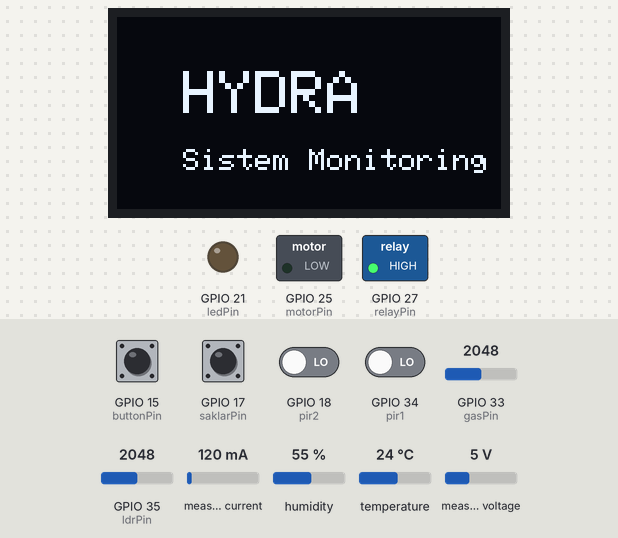
Recording of a sketch running on a simulated ESP32. Parts: 128×64 one-colour display, switched loads named in the sketch (green lamp = pin HIGH), output pins drawn as LEDs (lit = HIGH). The inputs (shaded band) are chosen by the test bench; at power-on: GPIO 15 (buttonPin), GPIO 17 (saklarPin) HIGH, GPIO 18 (pir2), GPIO 34 (pir1) LOW, measured current 120 mA, measured voltage 5 V, GPIO 33 (gasPin) = 2048, GPIO 35 (ldrPin) = 2048, humidity 55 %, temperature 24 °C. WiFi joins after 1.5 s; servers stay silent unless stated; random numbers use the default seed unless the sketch sets one; no MQTT or app messages arrive unless stated; what the sketch prints to the serial monitor is not drawn.

Above: at 2.7 s.
2.8 s: measured current set to 1500 mA
At 6.0 s:
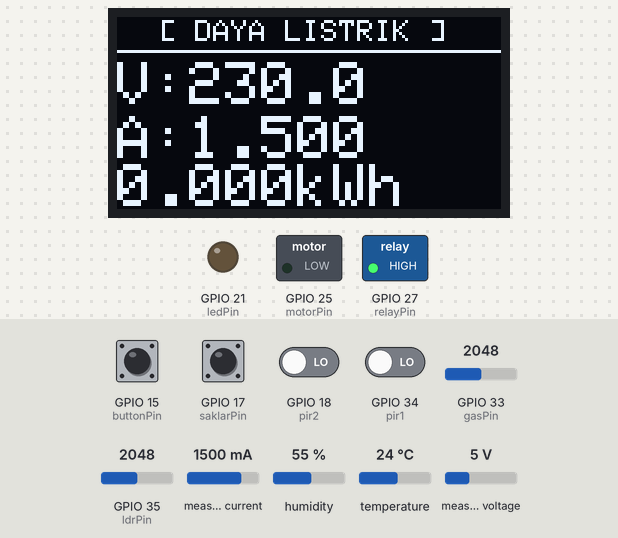
9.0 s: measured current set to 40 mA
At 10.9 s:
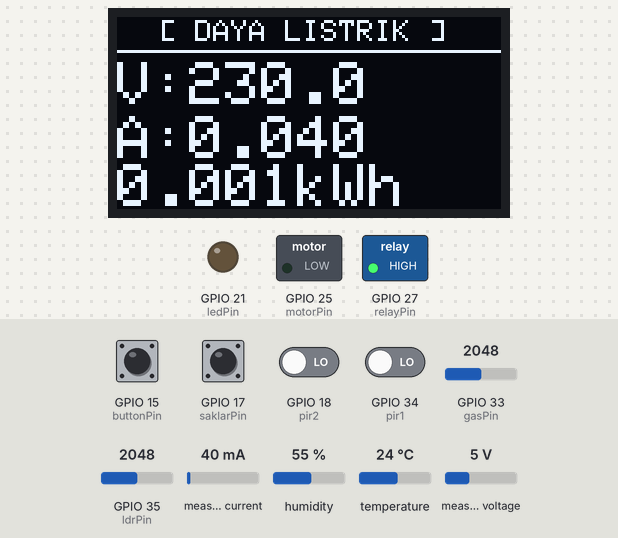
11.2 s: measured voltage set to 0.3 V
At 13.2 s:
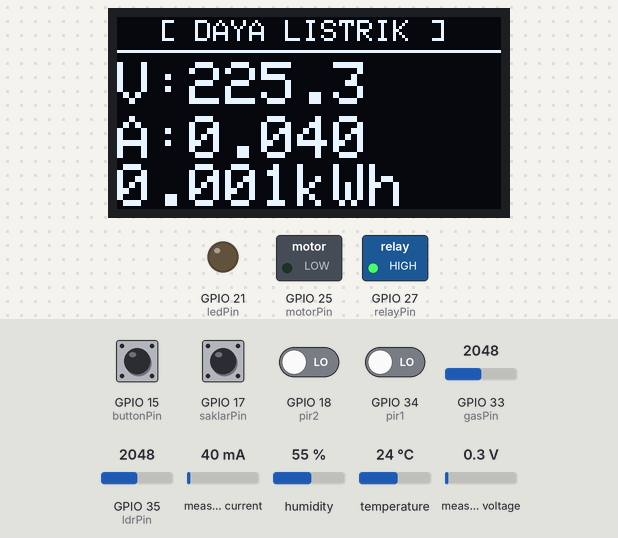
19.8 s: measured voltage set to 3.8 V
At 20.8 s:
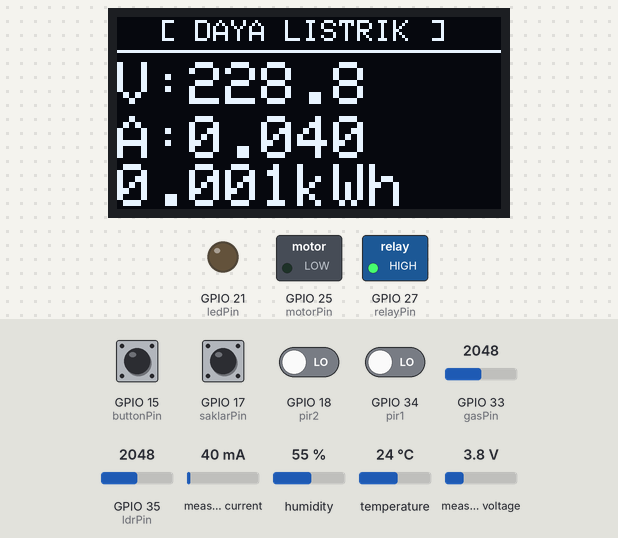
Timing chart, 0 to 22.5 s (numbered marks = the images above; inputs shaded):
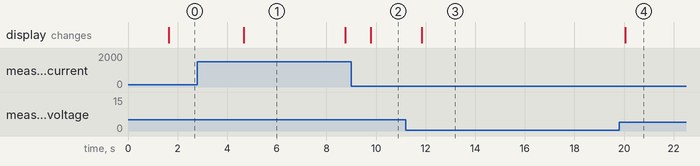

The sketch:

esp32_utama_final.ino
```cpp
#include <WiFi.h>
#include <PubSubClient.h>
#include <DHT.h>
#include <esp_task_wdt.h>
#include <ArduinoJson.h>
#include <PZEM004Tv30.h>
#include <Wire.h>
#include <Adafruit_GFX.h>
#include <Adafruit_SSD1306.h>

// =============================================
// Konfig Wifi dan MQTT
// =============================================
const char* SSID          = "your-ssid"; //sesuaikan nama wifi yang dipakai
const char* WIFI_PASSWORD = "your-passwd"; //sesuaikan password wifi yang dipakai
const char* MQTT_BROKER   = "broker.hivemq.com";
const int   MQTT_PORT     = 1883;

const char* TOPIC_SENSOR    = "tekra2026/RESikoDitanggungPanitia/esp32/sensor";
const char* TOPIC_CMD_LAMPU = "tekra2026/RESikoDitanggungPanitia/esp32/cmd/lampu";
const char* TOPIC_CMD_MOTOR = "tekra2026/RESikoDitanggungPanitia/esp32/cmd/motor";
const char* TOPIC_CMD_SERVO = "tekra2026/RESikoDitanggungPanitia/esp32/cmd/servo";

// =============================================
// Pinout
// =============================================
#define DHTPIN     32
#define DHTTYPE    DHT11
#define PZEM_RX    16
#define PZEM_TX    4
#define OLED_SDA   23
#define OLED_SCL   22
#define OLED_W     128
#define OLED_H     64

const int pir1      = 34;
const int pir2      = 18;
const int ledPin    = 21;
const int gasPin    = 33;
const int ldrPin    = 35;
const int relayPin  = 27;
const int motorPin  = 25;
const int buttonPin = 15;
const int saklarPin = 17;

// =============================================
// Objek
// =============================================
DHT dht(DHTPIN, DHTTYPE);
WiFiClient espClient;
PubSubClient mqttClient(espClient);
PZEM004Tv30* pzem = nullptr;
Adafruit_SSD1306 display(OLED_W, OLED_H, &Wire, -1);

// =============================================
// Struct dari data
// =============================================
struct DataSensor {
  int kelembapan;
  int suhu;
  int gas;
  int kecerahan;
  int gerakan;
  int statusMotor;
  int statusLampu;
  int saklar;
  float tegangan;
  float arus;
  float daya;
  float energi;
  float frekuensi;
  float powerFactor;
};

DataSensor dataSistemShared = {0, 0, 0, 0, 0, 0, 0, 1, 0.0, 0.0, 0.0, 0.0, 0.0, 0.0};

volatile int   cmdLampu = 0;
volatile int   cmdMotor = 0;
volatile int   cmdRelay = 0;

volatile bool motorToggleState   = false;
volatile unsigned long lastDebounceTime = 0;
const unsigned long debounceDelay = 500;

portMUX_TYPE timerMux = portMUX_INITIALIZER_UNLOCKED;
portMUX_TYPE dataMux  = portMUX_INITIALIZER_UNLOCKED;

volatile bool _mqttOk = false;
SemaphoreHandle_t _mqttMutex = NULL;

// =============================================
// Deklarasi Task buat RTOS
// =============================================
void TaskBacaSensor(void *pvParameters);
void TaskEksekusiAktuator(void *pvParameters);
void TaskPublishSensor(void *pvParameters);
void TaskMQTTLoop(void *pvParameters);
void TaskSerialLog(void *pvParameters);
void TaskOLED(void *pvParameters);

// =============================================
// ISR button
// =============================================
void IRAM_ATTR buttonISR() {
  unsigned long currentTime = millis();
  if ((currentTime - lastDebounceTime) > debounceDelay) {
    if (digitalRead(buttonPin) == LOW) {
      portENTER_CRITICAL_ISR(&timerMux);
      motorToggleState = !motorToggleState;
      portEXIT_CRITICAL_ISR(&timerMux);
      lastDebounceTime = currentTime;
    }
  }
}

// =============================================
// MQTT Callback
// =============================================
void mqttCallback(char* topic, byte* payload, unsigned int length) {
  String topicStr = String(topic);
  StaticJsonDocument<64> doc;
  deserializeJson(doc, payload, length);

  if (topicStr == TOPIC_CMD_LAMPU) {
    portENTER_CRITICAL(&dataMux);
    cmdLampu = doc["status"];
    portEXIT_CRITICAL(&dataMux);
  }
  else if (topicStr == TOPIC_CMD_MOTOR) {
    portENTER_CRITICAL(&dataMux);
    cmdMotor = doc["status"];
    portEXIT_CRITICAL(&dataMux);
  }
  else if (topicStr == TOPIC_CMD_SERVO) {
    portENTER_CRITICAL(&dataMux);
    cmdRelay = doc["status"];
    portEXIT_CRITICAL(&dataMux);
  }
}

// =============================================
// Setup
// =============================================
void setup() {
  Serial.begin(115200);
  pzem = new PZEM004Tv30(Serial2, PZEM_RX, PZEM_TX);
  dht.begin();

  Wire.begin(OLED_SDA, OLED_SCL);
  if (!display.begin(SSD1306_SWITCHCAPVCC, 0x3C)) {
    Serial.println("[OLED] Gagal init! Cek wiring.");
  } else {
    display.clearDisplay();
    display.setTextColor(SSD1306_WHITE);
    display.setTextSize(1);
    display.setCursor(20, 28);
    display.print("Inisialisasi...");
    display.display();
  }

  pinMode(pir1,      INPUT);
  pinMode(pir2,      INPUT_PULLDOWN);

  pinMode(ledPin,    OUTPUT);
  pinMode(gasPin,    INPUT);
  pinMode(ldrPin,    INPUT);
  pinMode(motorPin,  OUTPUT);
  pinMode(relayPin,  OUTPUT);
  pinMode(buttonPin, INPUT_PULLUP);
  pinMode(saklarPin, INPUT_PULLUP);

  digitalWrite(relayPin, HIGH);

  Serial.print("Konek WiFi...");
  WiFi.begin(SSID, WIFI_PASSWORD);
  while (WiFi.status() != WL_CONNECTED) {
    delay(500);
    Serial.print(".");
  }
  Serial.println(" OK!");

  mqttClient.setServer(MQTT_BROKER, MQTT_PORT);
  mqttClient.setCallback(mqttCallback);
  mqttClient.setBufferSize(512);

  esp_task_wdt_deinit();
  esp_task_wdt_config_t twdt_config = {
    .timeout_ms     = 15000,
    .idle_core_mask = 0,
    .trigger_panic  = true
  };
  esp_task_wdt_init(&twdt_config);

  attachInterrupt(digitalPinToInterrupt(buttonPin), buttonISR, FALLING);

  _mqttMutex = xSemaphoreCreateMutex();

  xTaskCreate(TaskBacaSensor,       "BacaSensor", 8192, NULL, 2, NULL);
  xTaskCreate(TaskEksekusiAktuator, "Aktuator",   2048, NULL, 2, NULL);
  xTaskCreate(TaskPublishSensor,    "Publish",    6144, NULL, 1, NULL);
  xTaskCreate(TaskMQTTLoop,         "MQTTLoop",   8192, NULL, 1, NULL);
  xTaskCreate(TaskSerialLog,        "SerialLog",  4096, NULL, 1, NULL);
  xTaskCreate(TaskOLED,             "OLED",       4096, NULL, 1, NULL);
}

void loop() {
  vTaskDelay(1000 / portTICK_PERIOD_MS);
}

// =============================================
// Task: Baca Sensor dan Saklar Global
// =============================================
void TaskBacaSensor(void *pvParameters) {
  (void) pvParameters;
  esp_task_wdt_add(NULL);
  for (;;) {
    esp_task_wdt_reset();
    int gas   = analogRead(gasPin);
    int ldr   = analogRead(ldrPin);
    int pir   = digitalRead(pir1) || digitalRead(pir2);
    float hum  = dht.readHumidity();
    float temp = dht.readTemperature();

    int saklarStatus = (digitalRead(saklarPin) == LOW) ? 1 : 0;

    float pzemV  = pzem->voltage();
    float pzemA  = pzem->current();
    float pzemW  = pzem->power();
    float pzemKwh = pzem->energy();
    float pzemHz = pzem->frequency();
    float pzemPF = pzem->pf();

    bool pzemOk = !isnan(pzemV) && !isinf(pzemV) && pzemV > 180.0f && pzemV < 265.0f;
    if (!pzemOk) Serial.println("[PZEM] WARN: tidak terbaca / tidak ada AC");

    portENTER_CRITICAL(&dataMux);
    dataSistemShared.gas       = gas;
    dataSistemShared.kecerahan = ldr;
    dataSistemShared.gerakan   = pir;
    dataSistemShared.saklar    = saklarStatus;
    if (!isnan(hum)  && hum  > 0)    dataSistemShared.kelembapan = (int)hum;
    if (!isnan(temp) && temp > -40.0f && temp < 80.0f) dataSistemShared.suhu = (int)temp;
    if (pzemOk) {
      dataSistemShared.tegangan = pzemV;
    } else {
      dataSistemShared.tegangan    = 0.0f;
      dataSistemShared.arus        = 0.0f;
      dataSistemShared.daya        = 0.0f;
    }
    if (!isnan(pzemA)   && !isinf(pzemA)   && pzemA   >= 0.0f   && pzemA   <= 100.0f)   dataSistemShared.arus        = pzemA;
    if (!isnan(pzemW)   && !isinf(pzemW)   && pzemW   >= 0.0f   && pzemW   <= 23000.0f) dataSistemShared.daya        = pzemW;
    if (!isnan(pzemKwh) && !isinf(pzemKwh) && pzemKwh >= 0.0f   && pzemKwh <= 9999.999f) dataSistemShared.energi    = pzemKwh;
    if (!isnan(pzemHz)  && !isinf(pzemHz)  && pzemHz  > 40.0f   && pzemHz  < 70.0f)     dataSistemShared.frekuensi  = pzemHz;
    if (!isnan(pzemPF)  && !isinf(pzemPF)  && pzemPF  >= 0.0f   && pzemPF  <= 1.0f)     dataSistemShared.powerFactor = pzemPF;
    portEXIT_CRITICAL(&dataMux);
    vTaskDelay(1000 / portTICK_PERIOD_MS);
  }
}

// =============================================
// Task: Aktuator
// =============================================
void TaskEksekusiAktuator(void *pvParameters) {
  (void) pvParameters;
  esp_task_wdt_add(NULL);
  for (;;) {
    esp_task_wdt_reset();
    int localLampu, localMotor, localRelay;
    portENTER_CRITICAL(&dataMux);
    localLampu = cmdLampu;
    localMotor = cmdMotor;
    localRelay = cmdRelay;
    portEXIT_CRITICAL(&dataMux);
    digitalWrite(ledPin,   localLampu ? HIGH : LOW);
    digitalWrite(motorPin, localMotor ? HIGH : LOW);
    digitalWrite(relayPin, localRelay ? LOW : HIGH);
    vTaskDelay(100 / portTICK_PERIOD_MS);
  }
}

// =============================================
// Task: Publish Sensor
// =============================================
void TaskPublishSensor(void *pvParameters) {
  (void) pvParameters;
  esp_task_wdt_add(NULL);
  for (;;) {
    esp_task_wdt_reset();
    if (_mqttOk) {
      DataSensor d;
      bool toggleCopy;
      portENTER_CRITICAL(&dataMux);
      d = dataSistemShared;
      portEXIT_CRITICAL(&dataMux);
      portENTER_CRITICAL(&timerMux);
      toggleCopy = motorToggleState;
      portEXIT_CRITICAL(&timerMux);

      StaticJsonDocument<400> doc;
      doc["kelembapan"]   = d.kelembapan;
      doc["suhu"]         = d.suhu;
      doc["gas"]          = d.gas;
      doc["kecerahan"]    = d.kecerahan;
      doc["gerakan"]      = d.gerakan;
      doc["toggleMotor"]  = toggleCopy ? 1 : 0;
      doc["saklar"]       = d.saklar;
      doc["tegangan"]     = d.tegangan;
      doc["arus"]         = d.arus;
      doc["daya"]         = d.daya;
      doc["energi"]       = d.energi;
      doc["frekuensi"]    = d.frekuensi;
      doc["powerFactor"]  = d.powerFactor;

      char buffer[384];
      serializeJson(doc, buffer);
      if (xSemaphoreTake(_mqttMutex, pdMS_TO_TICKS(200)) == pdTRUE) {
        mqttClient.publish(TOPIC_SENSOR, buffer);
        xSemaphoreGive(_mqttMutex);
      }
    }
    vTaskDelay(500 / portTICK_PERIOD_MS);
  }
}

// =============================================
// Task: Loop MQTT dan Reconnecting
// =============================================
void TaskMQTTLoop(void *pvParameters) {
  (void) pvParameters;
  esp_task_wdt_add(NULL);
  for (;;) {
    esp_task_wdt_reset();

    bool isConn = false;
    if (xSemaphoreTake(_mqttMutex, pdMS_TO_TICKS(100)) == pdTRUE) {
      isConn = mqttClient.connected();
      xSemaphoreGive(_mqttMutex);
    }

    if (!isConn) {
      _mqttOk = false;
      Serial.print("Reconnect HiveMQ...");
      String clientId = "ESP32Utama-" + String(random(0xffff), HEX);
      bool ok = false;
      if (xSemaphoreTake(_mqttMutex, pdMS_TO_TICKS(8000)) == pdTRUE) {
        ok = mqttClient.connect(clientId.c_str());
        if (ok) {
          mqttClient.subscribe(TOPIC_CMD_LAMPU);
          mqttClient.subscribe(TOPIC_CMD_MOTOR);
          mqttClient.subscribe(TOPIC_CMD_SERVO);
        }
        xSemaphoreGive(_mqttMutex);
      }
      if (ok) {
        _mqttOk = true;
        Serial.println(" OK!");
      } else {
        Serial.println(" Gagal, coba lagi 3 detik...");
        vTaskDelay(3000 / portTICK_PERIOD_MS);
      }
    } else {
      if (xSemaphoreTake(_mqttMutex, pdMS_TO_TICKS(50)) == pdTRUE) {
        mqttClient.loop();
        xSemaphoreGive(_mqttMutex);
      }
    }
    vTaskDelay(10 / portTICK_PERIOD_MS);
  }
}

// =============================================
// Task: Serial Log
// =============================================
void TaskSerialLog(void *pvParameters) {
  (void) pvParameters;
  esp_task_wdt_add(NULL);
  for (;;) {
    esp_task_wdt_reset();
    DataSensor d;
    bool toggleCopy;
    portENTER_CRITICAL(&dataMux);
    d = dataSistemShared;
    portEXIT_CRITICAL(&dataMux);
    portENTER_CRITICAL(&timerMux);
    toggleCopy = motorToggleState;
    portEXIT_CRITICAL(&timerMux);

    Serial.println("\n=======[ ESP32 UTAMA STATUS ]=======");
    Serial.print("  [MQTT]   Status      : ");
    Serial.println(_mqttOk ? "TERKONEKSI" : "TERPUTUS");
    Serial.print("  [LAYER 3] Saklar Global: "); Serial.println(d.saklar ? "ON (Sistem Normal)" : "OFF (Mode Hemat)");
    Serial.print("  [SENSOR] Suhu        : "); Serial.print(d.suhu); Serial.println(" °C");
    Serial.print("  [SENSOR] Kelembapan  : "); Serial.print(d.kelembapan); Serial.println(" %");
    Serial.print("  [SENSOR] Gas         : "); Serial.println(d.gas);
    Serial.print("  [SENSOR] Kecerahan   : "); Serial.println(d.kecerahan);
    Serial.print("  [SENSOR] Gerakan     : "); Serial.println(d.gerakan ? "TERDETEKSI (!)" : "Tidak Terdeteksi");
    Serial.print("  [PZEM]   Tegangan    : "); Serial.print(d.tegangan, 1); Serial.println(" V");
    Serial.print("  [PZEM]   Arus        : "); Serial.print(d.arus, 3); Serial.println(" A");
    Serial.print("  [PZEM]   Daya        : "); Serial.print(d.daya, 1); Serial.println(" W");
    Serial.print("  [PZEM]   Energi      : "); Serial.print(d.energi, 3); Serial.println(" kWh");
    Serial.print("  [PZEM]   Frekuensi   : "); Serial.print(d.frekuensi, 1); Serial.println(" Hz");
    Serial.print("  [PZEM]   Power Factor: "); Serial.println(d.powerFactor, 2);
    Serial.print("  [CMD]    Lampu       : "); Serial.println(cmdLampu ? "NYALA" : "MATI");
    Serial.print("  [CMD]    Motor       : "); Serial.println(cmdMotor ? "NYALA" : "MATI");
    Serial.print("  [CMD]    Main Relay  : "); Serial.println(cmdRelay ? "ON" : "OFF");
    Serial.print("  [BTN]    Toggle Motor: "); Serial.println(toggleCopy ? "ON" : "OFF");
    Serial.println("=====================================");
    vTaskDelay(1000 / portTICK_PERIOD_MS);
  }
}

// =============================================
// Task: OLED Display
// =============================================
void TaskOLED(void *pvParameters) {
  (void) pvParameters;
  esp_task_wdt_add(NULL);

  // Splash screen HYDRA
  display.clearDisplay();
  display.setTextColor(SSD1306_WHITE);
  display.setTextSize(2);
  display.setCursor(22, 18);
  display.print("HYDRA");
  display.setTextSize(1);
  display.setCursor(22, 44);
  display.print("Sistem Monitoring");
  display.display();
  vTaskDelay(3000 / portTICK_PERIOD_MS);

  for (;;) {
    esp_task_wdt_reset();
    DataSensor d;
    portENTER_CRITICAL(&dataMux);
    d = dataSistemShared;
    portEXIT_CRITICAL(&dataMux);

    display.clearDisplay();
    display.setTextColor(SSD1306_WHITE);

    display.setTextSize(1);
    display.setCursor(14, 1);
    display.print("[ DAYA LISTRIK ]");
    display.drawLine(0, 11, 127, 11, SSD1306_WHITE);

    display.setTextSize(2);
    display.setCursor(0, 15);
    display.print("V:");
    display.print(d.tegangan, 1);

    display.setCursor(0, 33);
    display.print("A:");
    display.print(d.arus, 3);

    display.setCursor(0, 49);
    display.print(d.energi, 3);
    display.print("kWh");

    display.display();
    vTaskDelay(1000 / portTICK_PERIOD_MS);
  }
}
```

Measured:
- after the input at 9.0 s, the display: changes after 0.79 s (image 2)
- after the input at 11.2 s, the display: changes after 0.64 s (image 3)
- after the input at 19.8 s, the display: changes after 0.25 s (image 4)
- what the display in image 1 shows lasts 4.1 s, from 4.7 s to 8.8 s
